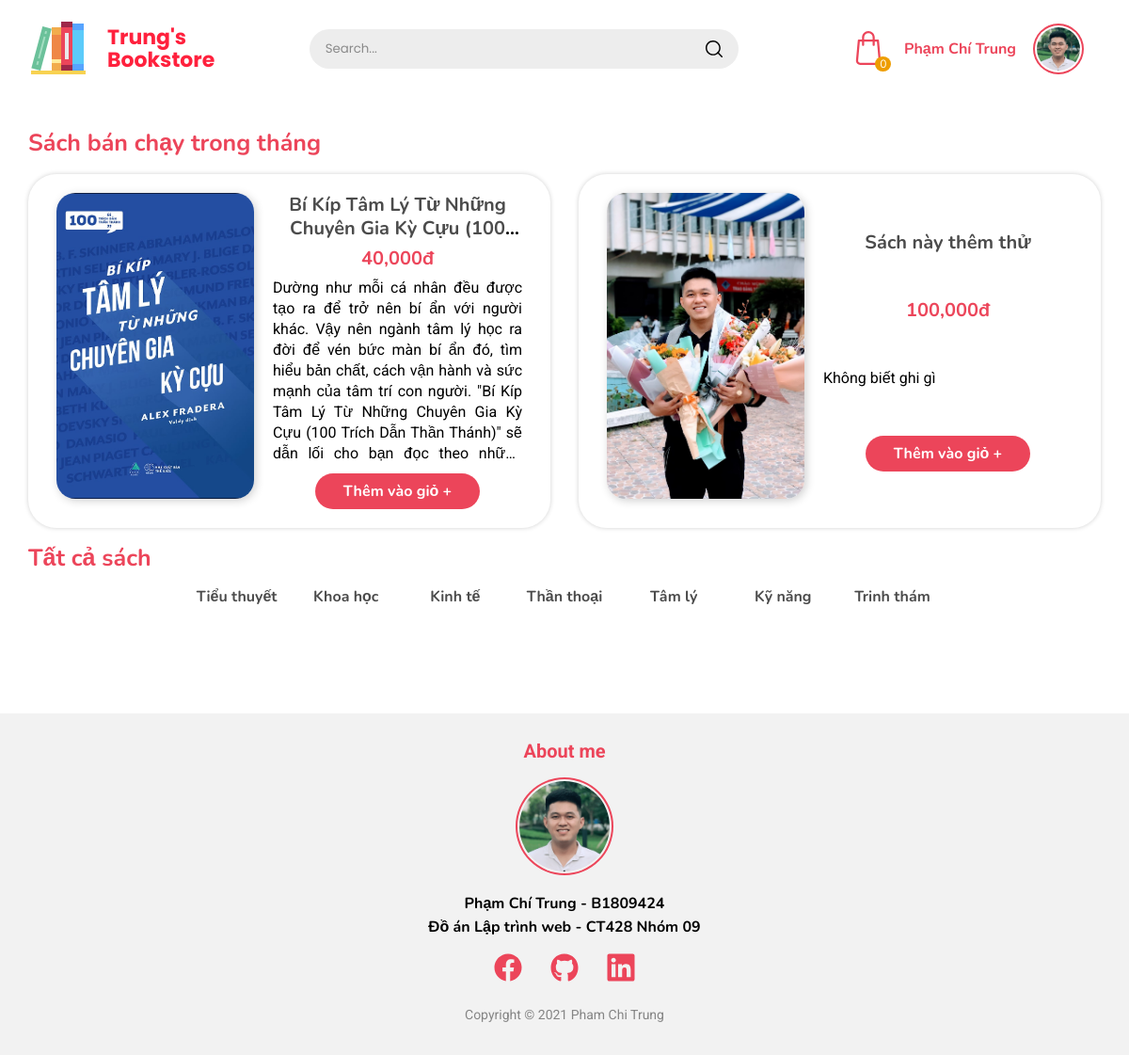
/ (signed in), run on the app's committed database.
### tables this page shows
CREATE TABLE `loaihanghoa`  (
  `MaLoaiHang` int(11) NOT NULL AUTO_INCREMENT,
  `TenLoaiHang` varchar(255) NULL DEFAULT NULL,
  PRIMARY KEY (`MaLoaiHang`) USING BTREE
);

### App/Controllers/HomeController.php (called while the page is built, shortened)
<?php
class HomeController extends Controller
{
  private $book;
  private $bookKind;
  function __construct()
  {
    $this->book =  $this->model("BookModel");
    $this->bookKind =  $this->model("BookKindModel");
  }
  function index()
  {
    $data['books'] = $this->book->all();
    $data['popularBook'][] = $data['books'][35];
    $data['popularBook'][] = $data['books'][34];
    $data['popularBook'][] = $data['books'][34];
    $data['popularBook'][] = $data['books'][32];
    $data['popularBook'][] = $data['books'][31];
    $data['popularBook'][] = $data['books'][12];
    $data['popularBook'][] = $data['books'][23];
    $data['popularBook'][] = $data['books'][13];
    $data['popularBook'][] = $data['books'][14];
    $data['categories'] = $this->bookKind->all();
    $this->view("client", "home" . DS . "index", $data);
  }
}

### App/Core/App.php (called while the page is built, shortened)
<?php
class App
{
  private $controller = \DEFAULT_CONTROLLER;
  private $action = \DEFAULT_ACTION;
  function __construct()
  {
    $url = $this->urlProcess();
    if ($url[0] === "admin") {
      unset($url[0]);
      if (!isset($_SESSION['admin']) && \strtolower($url[1]) != "login") {
        $url[1] = "Login";
        $url[2] = "index";
      }
      if (file_exists(CONT . DS . "admin" . DS . ucfirst($url[1]) . "Controller.php")) {
        $this->controller = ucfirst($url[1]);
        $GLOBALS['currentRoute'] = $url[1];
        unset($url[1]);
      }
      $this->controller .= "Controller";
      require_once(CONT . DS . "admin" . DS . $this->controller . ".php");
      $this->controller = new $this->controller;
      if (method_exists($this->controller, $url[2])) {
        $this->action = $url[2];
        $GLOBALS['currentAction'] = $url[2];
        unset($url[2]);
      }
    } else {
      if (file_exists(CONT . DS . ucfirst($url[0]) . "Controller.php")) {
        $this->controller = ucfirst($url[0]);
        unset($url[0]);
      }
      $this->controller = $this->controller . "Controller";
      $this->controller = new $this->controller;
      if (isset($url[1]) && method_exists($this->controller, $url[1])) {
        $this->action = $url[1];
        unset($url[1]);
      }
    }
    $this->params = $url ? array_values($url) : [];
    call_user_func_array([$this->controller, $this->action], $this->params);
  }
  function urlProcess()
  {
    if (isset($_GET['url'])) {
      $url = explode('/', filter_var(trim($url = $_GET['url'])));
      if ($url[0] === "admin") {
        if (!isset($url[1]) || $url[1] === "") {
          $url[1] = \DEFAULT_CONTROLLER;
        }
        if (!isset($url[2]) || $url[2] === "") {
          $url[2] = \DEFAULT_ACTION;
        }
      }
      return $url;
    } else {
      return [
        DEFAULT_CONTROLLER,
        DEFAULT_ACTION,
      ];
    }
  }
}

### index.php (called while the page is built, shortened)
<?php
$app = new App();

### App/Core/Database.php (called while the page is built, shortened)
<?php
class Database
{
  public function __construct()
  {
    $this->db = new mysqli(DB_HOSTNAME, DB_USERNAME, DB_PASSWORD, DB_NAME);
  }
}

### App/Models/BookModel.php (called while the page is built, shortened)
<?php
class BookModel extends Database
{
  function all()
  {
    $sql = "SELECT * FROM view_DanhSachHangHoa";
    $result = $this->db->query($sql);
    if ($result->num_rows > 0) {
      return $result->fetch_all(MYSQLI_ASSOC);
    } else {
      return false;
    }
  }
}

### App/Models/BookKindModel.php (called while the page is built, shortened)
<?php
class BookKindModel extends Database
{
  private $table = "LOAIHANGHOA";
  function all()
  {
    $sql = "SELECT * FROM $this->table";
    $result = $this->db->query($sql);
    if ($result->num_rows > 0) {
      return $result->fetch_all(MYSQLI_ASSOC);
    } else {
      return false;
    }
  }
}

### App/Views/home/index.php (the view, shortened to what this page needs)
<div class="banner">
</div>
<?php if (isset($data['popularBook'])) : ?>
  <div class="popular-book__title">
    <h3>Sách bán chạy trong tháng</h3>
  </div>
  <section class="popular-book">
    <?php foreach ($data['popularBook'] as $key => $popularBook) : ?>
      <?php if ($key < 2) : ?>
        <div class="popular-book__item">
          <img class="popular-book__item__image" src="<?= DOCUMENT_ROOT . "/public/uploads/book-images/" . $popularBook['Hinh1'] ?>" alt="Best Seller Book">
          <div class="popular-book__item__info">
            <div class="popular-book__item__info__title"><a href="<?= DOCUMENT_ROOT . "/book/detail/" . $popularBook['MSHH'] ?>"><?= $popularBook['TenHH'] ?></a></div>
            <div class="popular-book__item__info__price"><?= number_format($popularBook['Gia'], 0, '', ',') ?>đ </div>
            <div class="popular-book__item__info__content"><?= $popularBook['GhiChu'] ?></div>
            <div class="popular-book__item__button" id="cartButton<?= $key  ?>">
              <?php
              $flag = 0;
              ?>
                <?php
              if ($flag == 0) {
                ?>
                <button onClick="addToCart(<?= $popularBook['MSHH'] ?>, <?= $key ?>)" class="btn btn--primary">Thêm vào giỏ +</button>
              <?php
              }
              ?>
            </div>
          </div>
        </div>
      <?php endif; ?>
    <?php endforeach; ?>
  </section>
<?php endif; ?>
<div class="category-book__title">
  <h3>Tất cả sách</h3>
</div>
<nav>
  <ul id="navCategory" class="nav">
    <?php foreach ($data['categories'] as $key => $category) : ?>
      <?php if ($key + 1 <= 13) : ?>
        <li onclick="addCategory(this)" class="nav__item" value="<?= $category['MaLoaiHang'] ?>"><?= $category['TenLoaiHang'] ?></li>
      <?php endif; ?>
    <?php endforeach; ?>
</nav>

### public/css/style.css (style rules this page uses)
:root { --primary-color: #ec455a; --secondary-color: #f7566b; --third-color: #ff7183; --active-color: #c83245; --hover-color: #df4155; --content-color: #4b4b4b; --font-title: "Nunito", sans-serif; --font-content: "Roboto", sans-serif; }
* { margin: 0; padding: 0; box-sizing: border-box; transition: all 100ms; }
ul, li { list-style-type: none; }
a { text-decoration: none; color: var(--content-color); }
body { font-family: var(--font-title); font-size: 1rem; line-height: 1; }
h3 { font-size: 25px; font-family: var(--font-title); font-weight: bold; color: var(--primary-color); margin: 20px 0; }
.btn { font-family: var(--font-title); font-weight: bold; font-size: 16px; padding: 8px 30px; outline: none; border-radius: 60px; border: none; transition: all 300ms; }
.btn--primary { background-color: var(--primary-color); color: #fff; }

### public/css/home.css (style rules this page uses)
nav { display: flex; justify-content: center; }
.nav { z-index: 999; margin-bottom: 36px; color: var(--content-color); font-family: var(--font-title); width: 70%; font-weight: bold; font-size: 16px; display: grid; grid-template-columns: 1fr 1fr 1fr 1fr 1fr 1fr 1fr; grid-gap: 20px 15px; justify-items: center; }
.nav li { cursor: pointer; }
.nav__item { cursor: pointer; transition: all 200ms ease-in-out; }
.banner { margin: 20px 0; width: 100%; }
.popular-book { width: 100%; display: grid; grid-template-columns: 1fr 1fr; grid-gap: 30px; }
.popular-book__item { display: grid; grid-template-columns: 0.7fr 1fr; grid-gap: 20px; padding: 20px 30px; border-radius: 30px; box-shadow: 0 0 5px rgba(0, 0, 0, 0.19); transition: all 300ms ease-in; }
.popular-book__item__image { width: 210px; height: 325px; object-fit: cover; border-radius: 20px; box-shadow: 2px 2px 10px rgba(0, 0, 0, 0.19); }
.popular-book__item__button { grid-column: 1 / span 2; display: grid; justify-content: center; }
.popular-book__item__info { display: flex; flex-direction: column; justify-content: space-evenly; }
.popular-book__item__info > *:not(:last-child) { margin-bottom: 10px; }
.popular-book__item__info__title { text-align: center; font-family: var(--font-title); font-weight: bold; font-size: 20px; line-height: 25px; overflow: hidden; text-overflow: ellipsis; display: -webkit-box; -webkit-line-clamp: 2; -webkit-box-orient: vertical; }
.popular-book__item__info__price { font-size: 20px; font-weight: bold; color: var(--primary-color); text-align: center; }
.popular-book__item__info__content { font-family: var(--font-content); line-height: 22px; overflow: hidden; text-align: justify; text-overflow: ellipsis; display: -webkit-box; -webkit-line-clamp: 9; -webkit-box-orient: vertical; }
.category-book__title { display: flex; justify-content: space-between; align-items: center; }

### data on the page
loaihanghoa: $category['MaLoaiHang'] 1 (drawn), TenLoaiHang "Tiểu thuyết"
loaihanghoa: $category['MaLoaiHang'] 2 (drawn), TenLoaiHang "Khoa học"
loaihanghoa: $category['MaLoaiHang'] 3 (drawn), TenLoaiHang "Kinh tế"
loaihanghoa: $category['MaLoaiHang'] 4 (drawn), TenLoaiHang "Thần thoại"
loaihanghoa: $category['MaLoaiHang'] 5 (drawn), TenLoaiHang "Tâm lý"
loaihanghoa: $category['MaLoaiHang'] 6 (drawn), TenLoaiHang "Kỹ năng"
loaihanghoa: $category['MaLoaiHang'] 11 (drawn), TenLoaiHang "Trinh thám"

### other printed values
count($_SESSION['booksInCart']) "0"
$_SESSION['userDetail']['HoTenKH'] "Phạm Chí Trung"
$popularBook['TenHH'] "Bí Kíp Tâm Lý Từ Những Chuyên Gia Kỳ Cựu…"
$popularBook['Gia'] "40,000"
$popularBook['TenHH'] "Sách này thêm thử"
$popularBook['Gia'] "100,000"
$popularBook['GhiChu'] "Không biết ghi gì"
